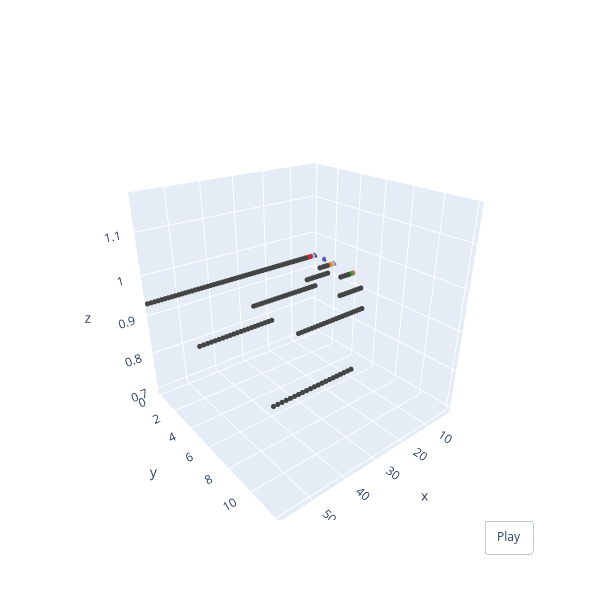

The cell this chart's notebook holds for it:
### Code cell
import plotly.graph_objects as go
from IPython.display import Image
from itertools import cycle
order1_root = df01["rw_satis"][df01["rw_satis"]["order"] == 1]
df = order1_root

colors = ['#531e7d', '#5e59b0', '#6d91bf', '#a7c0ca',  '#cfb19c', '#bf735d', '#9d3a4f',
          "rgb(255, 127, 14)",
          "rgb(44, 160, 44)",
          "rgb(214, 39, 40)"]

data =[go.Scatter3d(
        x=df['time'],
        y=df['organ_id'],
        z=df['rw_satis'],
        text=df['time'],
        textposition="top center",
        mode='markers',
        marker=dict(size=3,  color=colors),
        name=str(df['organ_id2'])
        )
    ]

h = 0.25
xm, xM = df['time'].min()-h, df['time'].max()+h
ym, yM = df['organ_id'].min()-h, df['organ_id'].max()+h
zm, zM = df['rw_satis'].min()-h, df['rw_satis'].max()+h

layout =go.Layout(width=600, height=600,
                  scene=dict(
                          xaxis =dict(range=[xm, xM]),
                          yaxis=dict(range=[ym, yM]),
                          zaxis=dict(range=[zm, zM]),
                  camera=dict(eye=dict(x=1.25, y=1.55, z= 1))),
                  
                 updatemenus=[dict(type='buttons', showactive=False,
                                y=0,
                                x=1.05,
                                xanchor='right',
                                yanchor='top',
                                pad=dict(t=0, r=10),
                                buttons=[dict(label='Play',
                                              method='animate',
                                              args=[None, 
                                                    dict(frame=dict(duration=50, 
                                                                    redraw=True),
                                                         transition=dict(duration=0),
                                                         fromcurrent=True,
                                                         mode='immediate')
                                                   ]
                                             )
                                        ]
                               )
                          ]     )

fig = go.Figure(data=data, layout=layout)
fig.show()
# fig.write_image("images/fig1.png")
# img_bytes = fig.to_image(format="png")
# Image(img_bytes)

### Figure 1 — Plotly figure (JSON) as saved in the notebook; plotly's stock layout.template omitted (floating-point values rounded to 4 significant figures; data arrays with more than 128 entries replaced by an {"elided": "..."} marker saying what was removed)
{"data": [{"marker": {"color": ["#531e7d", "#5e59b0", "#6d91bf", "#a7c0ca", "#cfb19c", "#bf735d", "#9d3a4f", "rgb(255, 127, 14)", "rgb(44, 160, 44)", "rgb(214, 39, 40)"], "size": 3}, "mode": "markers", "name": "8        1\n16       2\n24       3\n76       1\n83       2\n90       3\n165      1\n170      2\n175      3\n270      1\n277      2\n284      3\n405      1\n412      2\n419      3\n560      1\n565      2\n570      3\n727      1\n732      2\n737      3\n910      1\n918      2\n926      3\n1121     1\n1127     2\n1133     3\n1346     1\n1352     2\n1358     3\n        ..\n16338    1\n16339    2\n16340    3\n16800    1\n16801    2\n16802    3\n17265    1\n17266    2\n17267    3\n17730    1\n17731    2\n17732    3\n18198    1\n18199    2\n18200    3\n18666    1\n18667    2\n18668    3\n19134    1\n19135    2\n19136    3\n19605    1\n19606    2\n19607    3\n20076    1\n20077    2\n20078    3\n20547    1\n20548    2\n20549    3\nName: organ_id2, Length: 177, dtype: int64", "text": {"elided": "177 int values"}, "textposition": "top center", "type": "scatter3d", "x": {"elided": "177 int values"}, "y": {"elided": "177 int values"}, "z": {"elided": "177 float values"}}], "layout": {"height": 600, "scene": {"camera": {"eye": {"x": 1.25, "y": 1.55, "z": 1}}, "xaxis": {"range": [0.75, 59.25]}, "yaxis": {"range": [-0.25, 12.25]}, "zaxis": {"range": [0.685, 1.185]}}, "updatemenus": [{"buttons": [{"args": [null, {"frame": {"duration": 50, "redraw": true}, "fromcurrent": true, "mode": "immediate", "transition": {"duration": 0}}], "label": "Play", "method": "animate"}], "pad": {"r": 10, "t": 0}, "showactive": false, "type": "buttons", "x": 1.05, "xanchor": "right", "y": 0, "yanchor": "top"}], "width": 600}}
